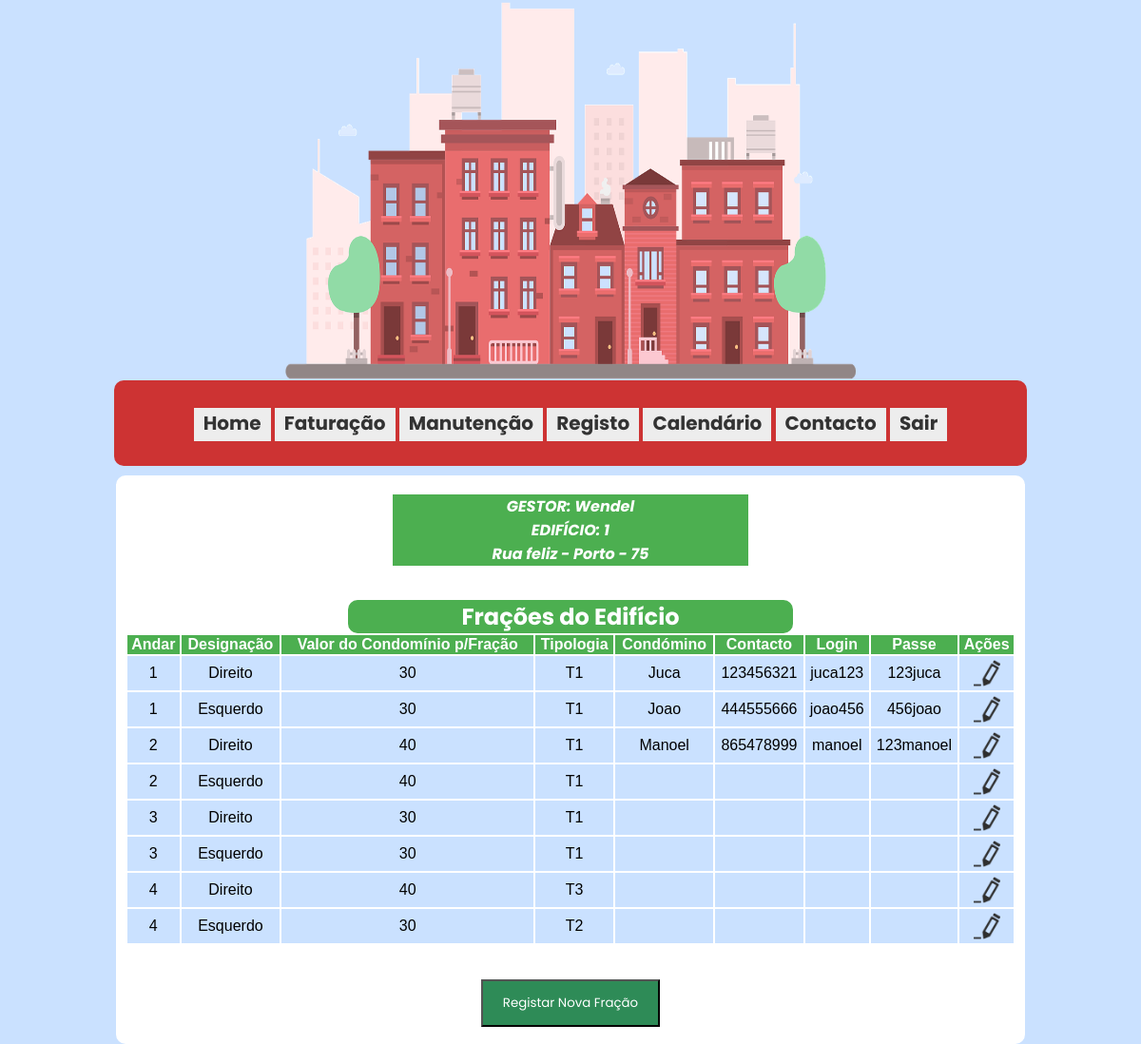
The app's page /CondominiumSolutions/registo.php (signed in) with its own data.
### tables this page shows
CREATE TABLE `edificio` (
  `cod_edificio` int(15) NOT NULL,
  `numero` varchar(10) NOT NULL,
  `morada` varchar(50) NOT NULL,
  `cod_gestor` int(15) NOT NULL
);

CREATE TABLE `fracao` (
  `cod_fracao` int(15) NOT NULL,
  `preco_f` double NOT NULL,
  `andar` int(10) NOT NULL,
  `designacao` varchar(15) NOT NULL,
  `tipologia` int(11) NOT NULL DEFAULT '1',
  `cod_edificio` int(15) NOT NULL,
  `cod_condomino` int(15) DEFAULT NULL
);

CREATE TABLE `utilizador` (
  `cod_utilizador` int(11) NOT NULL,
  `nome` varchar(30) NOT NULL,
  `contacto` varchar(9) NOT NULL,
  `login` varchar(15) NOT NULL,
  `passe` varchar(15) NOT NULL,
  `nivel_acesso` int(1) NOT NULL
);

### CondominiumSolutions/registo.php (the view, shortened to what this page needs)
<html xml:lang="pt" lang="pt">
  <head>
  </head>
  <body>
  <?php
    include "basedadosges.php";
    $idutilizador = $_SESSION['UtilizadorLogado'];
    $nomeutilizador = $_SESSION['NomeUtilizador'];
  ?>
    <div style="text-align: center;">
      <img src="imgs/banner.png" style="width: 50%; height: 50%">
    </div>
    <div id="menu">
      <ul style="height: 90px;">
        <li><a href="principal.php">Home</a></li>
        <?php
          if($_SESSION['NivelDeAcesso'] != 0) {
        ?>
        <li><a href="faturacao.php">Faturação</a></li>
        <li><a href="manutencao.php">Manutenção</a></li>
        <li><a href="registo.php">Registo</a></li>
        <li><a href="calendario.php">Calendário</a></li>
        <?php
          } else{
        ?>
        <li><a href="mural.php">Mural</a></li>
        <li><a href="pagamento.php">Pagamento</a></li>
        <?php
            }
        ?>
        <li><a href="contacto.php">Contacto</a></li>
        <li><a href="logout.php">Sair</a></li>
      </ul>
    </div>
    <div id="Caixatexto"> <br>
      <div style="text-align: center;">
      <?php
        if (empty($_SESSION['UtilizadorLogado'])) {
          header('Location: login.php');
          exit("Utilizador não logado!");
        } else {
          if($_SESSION['NivelDeAcesso'] != 1) {
            echo "Você não tem acesso a esta página!";
            die();
          } else {
            $sql = "select * from edificio where cod_gestor = $idutilizador";
            $resultado = $ligacao->query($sql);
            if($resultado->num_rows > 0){
                while($linha = $resultado->fetch_assoc()){
                  $cod_edificio = $linha['cod_edificio'];
                  $numero = $linha['numero'];
                  $morada = $linha['morada'];
                }
            }
            echo "<div><h4><em>GESTOR: $nomeutilizador".
            "<br>EDIFÍCIO: $cod_edificio".
            "<br>$morada - $numero</em></h4></div><br><br>";
            echo "<h2>Frações do Edifício</h2>";
            $sqlfracoes = "SELECT * FROM fracao LEFT JOIN condomino ON fracao.cod_condomino = condomino.cod_condomino LEFT JOIN utilizador ON condomino.cod_condomino = utilizador.cod_utilizador WHERE cod_edificio = $cod_edificio ORDER BY andar, designacao";
            $resultadofracoes = $ligacao->query($sqlfracoes);
            if($resultadofracoes->num_rows > 0){
                ?>
                <table style='width:100%' id='tabela1'>
                <tr id='linhafracaotitulo'>
                    <th>Andar</th>
                    <th>Designação</th>
                    <th>Valor do Condomínio p/Fração</th>
                    <th>Tipologia</th>
                    <th>Condómino</th>
                    <th>Contacto</th>
                    <th>Login</th>
                    <th>Passe</th>
                    <th>Ações</th>
                </tr>
                <?php
                while($linha = $resultadofracoes->fetch_assoc()){
                    ?>
                    <tr id='linhafracao'>
                        <td id='coluna1tab'> <?php echo $linha['andar'];?> </td>
                        <td id='coluna2tab'> <?php echo $linha['designacao'];?> </td>
                        <td id='coluna3tab'> <?php echo $linha['preco_f'];?> </td>
                        <td id='coluna3tab'> T<?php echo $linha['tipologia'];?> </td>
                        <td id='coluna4tab'> <?php echo $linha['nome'];?> </td>
                        <td id='coluna5tab'> <?php echo $linha['contacto'];?> </td>
                        <td id='coluna6tab'> <?php echo $linha['login'];?> </td>
                        <td id='coluna7tab'> <?php echo $linha['passe'];?> </td>
                        <td id='coluna8icon'> <a href='registofuncoes.php?cod_fracao=<?php echo $linha['cod_fracao']?>&acao=edit'><img src='imgs/edit.png' width=28px height=28px /></a> </td>
                    </tr>
                    <?php
                }
                ?>
                </table>
                <?php
            }
          ?>
          <form action="registo.php#ancoranovafracao" method="POST">
          <br><br><input type="submit" name="btnNovaF" value="Registar Nova Fração" id="btnnovafracao"/>
          </form>
          <?php
          }
        }
        ?>
        </div>
    </div>
  </body>
</html>

### CondominiumSolutions/basedadosges.php (shortened to what this page needs)
<!DOCTYPE html>
<html>
    <head>
    </head>
    <body>
    </body>
</html>

### CondominiumSolutions/registo.php (style rules this page uses)
body { padding:0px; margin:0px; background-color: #CAE1FF; font-weight: bold; font-family: 'Calibri light', sans-serif; }
#menu ul { padding:0px; margin:0px; width: 80%; background-color:#CD3333; list-style:none; font-family: 'Poppins', sans-serif; font-weight: bold; font-size: 20px; text-align: center; margin: 0 auto; border-radius: 10px; }
#menu ul li { display: inline; }
#menu ul li a { background-color:#EDEDED; color: #333; text-decoration: none; border-bottom:3px solid #EDEDED; padding: 2px 10px; text-align: center; }
#Caixatexto { background-color:#FFFFFF; width: 78%; margin: 0 auto; padding: 2px 10px; border-radius: 10px; margin-top: 10px; }
tr#linhafracaotitulo { background-color: #4CAF50; color: white; text-align: center; }
tr#linhafracao { background-color: #CAE1FF; text-align: center; height: 36px; }
h2 { font-family: 'Poppins', sans-serif; border-radius: 10px; background-color:#4CAF50; width: 50%; margin: auto; color: white; }
#btnnovafracao { font-family: 'Poppins', sans-serif; background-color:#2E8B57; width: 20%; height: 50px; margin: auto; color: white; cursor: pointer; }
em { color: white; }
h4 { font-family: 'Poppins', sans-serif; background-color:#4CAF50; margin: auto; color: white; width: 40%; }

### records on screen
edificio: cod_edificio "1", morada "Rua feliz - Porto", numero "75"
fracao: andar "1", designacao "Direito", preco_f "30", tipologia "1", utilizador.nome "Juca", utilizador.contacto "123456321", utilizador.login "juca123", utilizador.passe "123juca"
fracao: andar "1", designacao "Esquerdo", preco_f "30", tipologia "1", utilizador.nome "Joao", utilizador.contacto "444555666", utilizador.login "joao456", utilizador.passe "456joao"
fracao: andar "2", designacao "Direito", preco_f "40", tipologia "1", utilizador.nome "Manoel", utilizador.contacto "865478999", utilizador.login "manoel", utilizador.passe "123manoel"
fracao: andar "2", designacao "Esquerdo", preco_f "40", tipologia "1"
fracao: andar "3", designacao "Direito", preco_f "30", tipologia "1"
fracao: andar "3", designacao "Esquerdo", preco_f "30", tipologia "1"
fracao: andar "4", designacao "Direito", preco_f "40", tipologia "3"
fracao: andar "4", designacao "Esquerdo", preco_f "30", tipologia "2"

### other values on screen
$nomeutilizador "Wendel"
